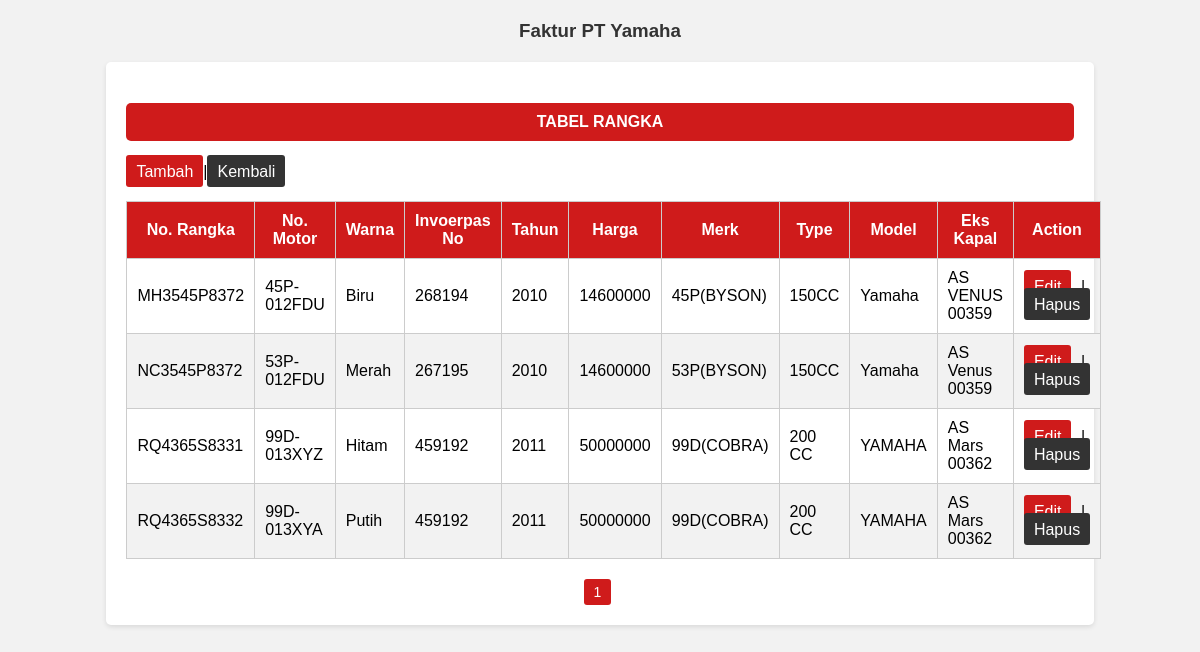
Page /rangka/rangka_lihat.php on the committed database.
### tables this page shows
CREATE TABLE `rangka` (
  `no_rangka` varchar(15) NOT NULL,
  `no_motor` varchar(10) NOT NULL,
  `warna` varchar(5) NOT NULL,
  `invoerpas_no` int(11) NOT NULL,
  `tahun` int(11) NOT NULL,
  `harga` int(11) NOT NULL,
  `model` varchar(10) NOT NULL,
  `type` varchar(10) NOT NULL,
  `merk` varchar(10) NOT NULL,
  `eks_kapal` varchar(15) NOT NULL
);

### rangka/rangka_lihat.php (the view, shortened to what this page needs)
<html>
<h3> Faktur PT Yamaha </h3>
<form>
<h4>TABEL RANGKA</h4>
<a class="tambah" href="rangka_tambah.php">Tambah</a>|<a class="kembali" href="../home.php">Kembali</a>
<table border="1" align="center" width="100%">
    <tr bgcolor="green">
                <th>No. Rangka</th>
                <th>No. Motor</th>
                <th>Warna</th>
                <th>Invoerpas No</th>
                <th>Tahun</th>
                <th>Harga</th>
                <th>Merk</th>
                <th>Type</th>
                <th>Model</th>
                <th>Eks Kapal</th>
                <th>Action</th>
    </tr>
    <tr>
        <?php
            include '../koneksi.php';
            $limit = 10;
            $page = isset($_GET['page']) ? $_GET['page'] : 1;
            $start = ($page - 1) * $limit;
            $query = mysqli_query($conn, "SELECT * FROM rangka LIMIT $start, $limit");
            while ($data=mysqli_fetch_array($query)){
                ?>
                <tr>
                <td><?php echo $data['no_rangka']   ;?></td>
                <td><?php echo $data['no_motor'] ;?></td>
                <td><?php echo $data['warna'] ;?></td>
                <td><?php echo $data['invoerpas_no']   ;?></td>
                <td><?php echo $data['tahun'] ;?></td>
                <td><?php echo $data['harga'] ;?></td>
                <td><?php echo $data['model'] ;?></td>
                <td><?php echo $data['type'] ;?></td>
                <td><?php echo $data['merk'] ;?></td>
                <td><?php echo $data['eks_kapal'] ;?></td>
                <td>
				<a class="edit" href="rangka_ubah.php?no_rangka=<?php echo $data['no_rangka'];?>" >Edit</a> |
				<a class="hapus" href="rangka_hapus.php?no_rangka=<?php echo $data['no_rangka']; ?>" onclick="return confirm('Yakin hapus?')">Hapus</a>
			</td>
            </tr>
            </tr>
            <?php } ?>
</table>
        <div class="pagination">
            <?php
            $query_total = mysqli_query($conn, "SELECT COUNT(*) as total FROM rangka");
            $data_total = mysqli_fetch_assoc($query_total);
            $total_pages = ceil($data_total['total'] / $limit);
            for ($i = 1; $i <= $total_pages; $i++) {
                if ($i == $page) {
                    echo '<a href="?page=' . $i . '" class="current">' . $i . '</a>';
                } else {
                    echo '<a href="?page=' . $i . '">' . $i . '</a>';
                }
            }
            ?>
</div>
</form>
</html>

### rangka/rangka_lihat.php (style rules this page uses)
h3 { color: #333; text-align: center; margin-top: 20px; }
form { margin: 20px auto; width: 80%; background-color: #fff; padding: 20px; border-radius: 5px; box-shadow: 0 2px 5px rgba(0, 0, 0, 0.1); }
table { width: 100%; border-collapse: collapse; margin-top: 20px; }
table td { padding: 10px; border: 1px solid #ccc; }
table th { padding: 10px; background-color: #CF1B1B; color: #fff; border: 1px solid #ccc; }
table tr:nth-child(even) { background-color: #f2f2f2; }
.tambah, .edit { padding: 7.5px 10px; background-color: #CF1B1B; color: #fff; text-decoration: none; border-radius: 3px; }
.hapus, .kembali { padding: 7.5px 10px; background-color: #333; color: #fff; text-decoration: none; border-radius: 3px; }
.edit { margin-right: 5px; }
.tambah, .kembali { margin-top: 1px; }
.pagination { margin-top: 20px; text-align: center; }
.pagination a { display: inline-block; padding: 5px 10px; background-color: #333; color: #fff; text-decoration: none; border-radius: 3px; font-size: 14px; margin-right: 5px; }
.pagination a.current { background-color: #CF1B1B; }
h4 { text-align: center; background-color: #CF1B1B; color: #fff; padding: 10px; border-radius: 5px; }

### rows in the picture
rangka: no_rangka "MH3545P8372", no_motor "45P-012FDU", warna "Biru", invoerpas_no "268194", tahun "2010", harga "14600000", model "45P(BYSON)", type "150CC", merk "Yamaha", eks_kapal "AS VENUS 00359"
rangka: no_rangka "NC3545P8372", no_motor "53P-012FDU", warna "Merah", invoerpas_no "267195", tahun "2010", harga "14600000", model "53P(BYSON)", type "150CC", merk "Yamaha", eks_kapal "AS Venus 00359"
rangka: no_rangka "RQ4365S8331", no_motor "99D-013XYZ", warna "Hitam", invoerpas_no "459192", tahun "2011", harga "50000000", model "99D(COBRA)", type "200 CC", merk "YAMAHA", eks_kapal "AS Mars 00362"
rangka: no_rangka "RQ4365S8332", no_motor "99D-013XYA", warna "Putih", invoerpas_no "459192", tahun "2011", harga "50000000", model "99D(COBRA)", type "200 CC", merk "YAMAHA", eks_kapal "AS Mars 00362"
